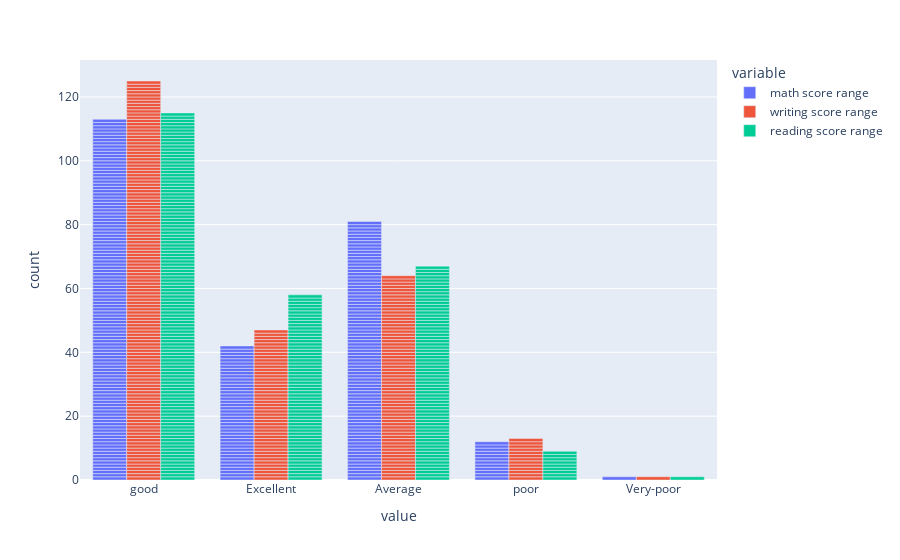

The code cell stored with this chart in its notebook:
### Code cell
px.bar(x.head(250),barmode='group')

### Figure 1 — Plotly figure (JSON) as saved in the notebook; plotly's stock layout.template omitted (floating-point values rounded to 4 significant figures; data arrays with more than 128 entries replaced by an {"elided": "..."} marker saying what was removed)
{"data": [{"alignmentgroup": "True", "hovertemplate": "variable=math score range<br>value=%{x}<br>count=%{y}<extra></extra>", "legendgroup": "math score range", "marker": {"color": "#636efa"}, "name": "math score range", "offsetgroup": "math score range", "orientation": "v", "showlegend": true, "textposition": "auto", "type": "bar", "x": {"elided": "250 str values"}, "xaxis": "x", "y": {"elided": "250 int values"}, "yaxis": "y"}, {"alignmentgroup": "True", "hovertemplate": "variable=writing score range<br>value=%{x}<br>count=%{y}<extra></extra>", "legendgroup": "writing score range", "marker": {"color": "#EF553B"}, "name": "writing score range", "offsetgroup": "writing score range", "orientation": "v", "showlegend": true, "textposition": "auto", "type": "bar", "x": {"elided": "250 str values"}, "xaxis": "x", "y": {"elided": "250 int values"}, "yaxis": "y"}, {"alignmentgroup": "True", "hovertemplate": "variable=reading score range<br>value=%{x}<br>count=%{y}<extra></extra>", "legendgroup": "reading score range", "marker": {"color": "#00cc96"}, "name": "reading score range", "offsetgroup": "reading score range", "orientation": "v", "showlegend": true, "textposition": "auto", "type": "bar", "x": {"elided": "250 str values"}, "xaxis": "x", "y": {"elided": "250 int values"}, "yaxis": "y"}], "layout": {"barmode": "group", "legend": {"title": {"text": "variable"}, "tracegroupgap": 0}, "margin": {"t": 60}, "xaxis": {"anchor": "y", "domain": [0, 1], "title": {"text": "value"}}, "yaxis": {"anchor": "x", "domain": [0, 1], "title": {"text": "count"}}}}
